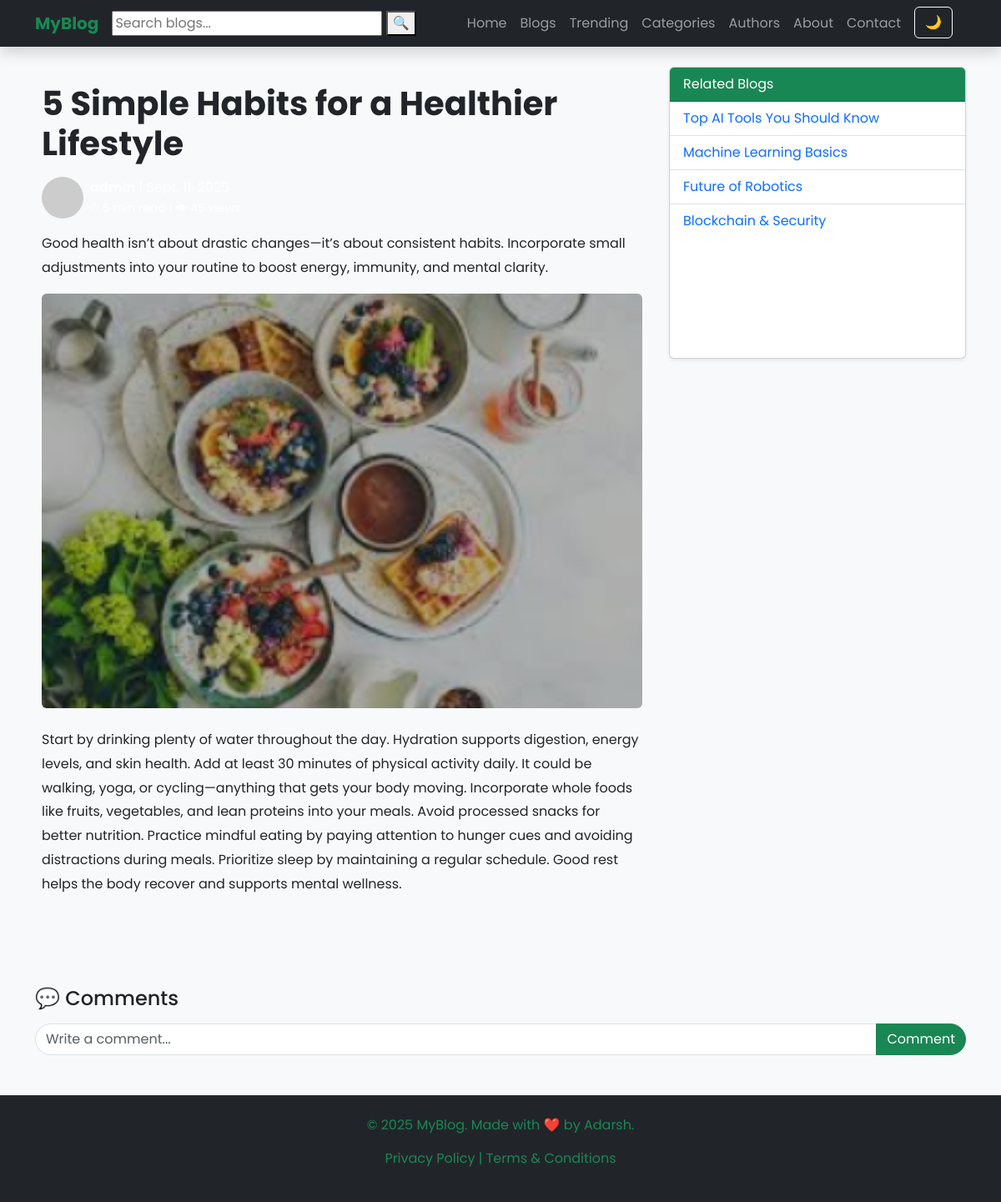
/blog-detail/8/, run on the app's committed database.
### webapp/models.py (models this page shows)
class Blog(models.Model):
    STATUS_CHOICE = (
        ('draft','Draft'),
        ('published','Published')
    )
    title = models.CharField(max_length=100,unique=True)
    slug = models.SlugField(unique=TRUE,blank=True)
    category = models.ForeignKey(Category,on_delete=models.CASCADE)
    author = models.ForeignKey(User,on_delete=models.CASCADE)
    blog_image = models.ImageField(upload_to='uploads/%y/%m/%d')
    short_description = models.TextField(max_length=1000)
    blog_body = models.TextField(max_length=3000)
    views = models.IntegerField(null=True)
    comment = models.IntegerField(null=True)
    status = models.CharField(max_length=100,choices= STATUS_CHOICE, default='draft')
    is_feacherd = models.BooleanField(default=False)
    created_at = models.DateTimeField(auto_now_add=True)
    updated_at = models.DateTimeField(auto_now=True)

### webapp/views.py (the view)
# urls.py: path('blog-detail/<int:pk>/',blog_detail,name='blog-detail'),
def blog_detail(request,pk):
    blog_obj = Blog.objects.get(id=pk)
    context = {
        'blog_detail' : blog_obj,
    }
    return render(request,'blog-detail.html',context)

### templates/blog-detail.html (shortened to what this page needs)
{% extends 'base.html' %}
{% block content %}
<section class="container py-4">
  <div class="row">
    <div class="col-lg-8 blog-content">
      <h1 class="fw-bold mb-3">{{blog_detail.title}}</h1>
      <div class="d-flex align-items-center mb-3 text-white">
        <img src="https://i.pravatar.cc/50" class="rounded-circle me-2" alt="Author">
        <div>
          <span><b>{{blog_detail.author}}</b> | {{blog_detail.created_at.date}}</span><br>
          <small>⏱ 6 min read | 👁 {{blog_detail.views}} views</small>
        </div>
      </div>
      <p>{{blog_detail.short_description}}</p>
      <div class="hero-blog mb-4">
        <img src="{{blog_detail.blog_image.url}}" class="img-fluid rounded" alt="AI Innovations">
      </div>
      <p>{{blog_detail.blog_body}}</p>
    </div>
    <div class="col-lg-4">
      <div class="card shadow-sm mb-4">
        <div class="card-header bg-success text-white">
          Related Blogs
        </div>
        <ul class="list-group list-group-flush" id="relatedBlogs">
          <li class="list-group-item"><a href="blog-detail.html">Top AI Tools You Should Know</a></li>
          <li class="list-group-item"><a href="blog-detail.html">Machine Learning Basics</a></li>
          <li class="list-group-item"><a href="blog-detail.html">Future of Robotics</a></li>
          <li class="list-group-item"><a href="blog-detail.html">Blockchain & Security</a></li>
        </ul>
      </div>
    </div>
  </div>
</section>
<section class="container mt-5">
  <h4 class="mb-3">💬 Comments</h4>
  <div class="input-group mt-2">
    <input type="text" class="form-control" id="commentInput" placeholder="Write a comment...">
    <button class="btn btn-success" onclick="addComment('blog1')">Comment</button>
  </div>
</section>
{% endblock %}

### static/css/style.css (style rules this page uses)
body { font-family: 'Poppins', sans-serif; margin:0; background: #f8f9fa; color:#212529; scroll-behavior:smooth; }
a { text-decoration: none; }
li { list-style: none; }
.card { min-height: 350px; transition: transform 0.3s; }
.hero-blog img { width: 100%; border-radius: 12px; filter: brightness(70%); transition: all 0.3s ease-in-out; }
.blog-content p { line-height: 1.8; }
#relatedBlogs .list-group-item { transition: all 0.3s; cursor: pointer; }
.input-group input.form-control { border-radius: 50px 0 0 50px; }
.input-group button { border-radius: 0 50px 50px 0; transition: all 0.3s; }
.blog-content { padding: 20px; }

### data on the page
Blog: title "5 Simple Habits for a Healthier Lifestyle", short_description "Good health isn’t about drastic changes—it’s about consistent habits. Incorporate small adjustments into your routine to boost energy, immunity, and mental clarity.", blog_image (picture), blog_body "Start by drinking plenty of water throughout the day. Hydration supports digestion, energy levels, and skin health. Add at least 30 minutes of physical activity daily. It could be walking, yoga, or cycling—anything that gets your body moving. Incorporate whole foods like fruits, vegetables, and lean proteins into your meals. Avoid processed snacks for better nutrition. Practice mindful eating by paying attention to hunger cues and avoiding distractions during meals. Prioritize sleep by maintaining a regular schedule. Good rest helps the body recover and supports mental wellness."
